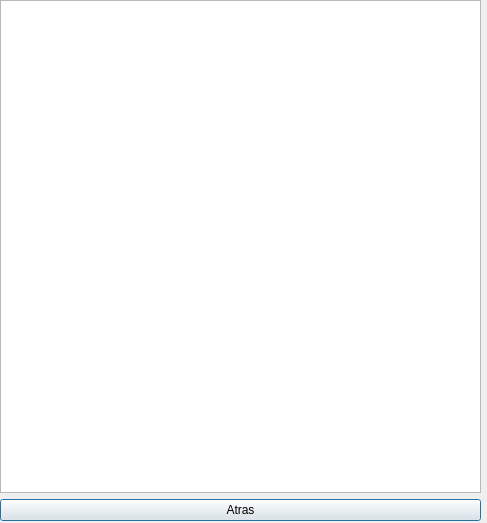
<?xml version="1.0" encoding="UTF-8"?>
<ui version="4.0">
 <class>Dialog</class>
 <widget class="QDialog" name="Dialog">
  <property name="geometry">
   <rect>
    <x>0</x>
    <y>0</y>
    <width>487</width>
    <height>523</height>
   </rect>
  </property>
  <property name="windowTitle">
   <string>Dialog</string>
  </property>
  <widget class="QWidget" name="verticalLayoutWidget">
   <property name="geometry">
    <rect>
     <x>0</x>
     <y>0</y>
     <width>481</width>
     <height>521</height>
    </rect>
   </property>
   <layout class="QVBoxLayout" name="verticalLayout">
    <item>
     <widget class="QListView" name="listView"/>
    </item>
    <item>
     <widget class="QPushButton" name="pushButton">
      <property name="text">
       <string>Atras</string>
      </property>
     </widget>
    </item>
   </layout>
  </widget>
 </widget>
 <resources/>
 <connections/>
</ui>
